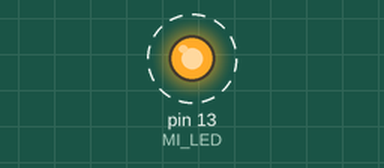
The sketch below on a simulated Arduino Uno, built with avr-gcc and run on an emulated ATmega328P. Parts: output pins drawn as LEDs (lit = HIGH). Dashed ring = blinking.

Above: at 0.5 s.
Timing chart, 0 to 4.6 s (numbered marks = the images above):
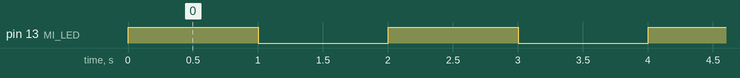

The sketch:

p4_led_blink.ino
```cpp
#define MI_LED 13

void setup() {
  // Inicializa LED como salida.
  pinMode(MI_LED, OUTPUT);
}

void loop() {
  // Enciende el LED, HIGH es +5V
  digitalWrite(MI_LED, HIGH);
  // Espera un minuto
  delay(1000);
  // Apaga el led, LOW es 0V
  digitalWrite(MI_LED, LOW);
  // Espera otro segundo
  delay(1000);
}
```

Measured:
- by itself, pin 13 (MI_LED): alternates HIGH for 1.0 s and LOW for 1.0 s
